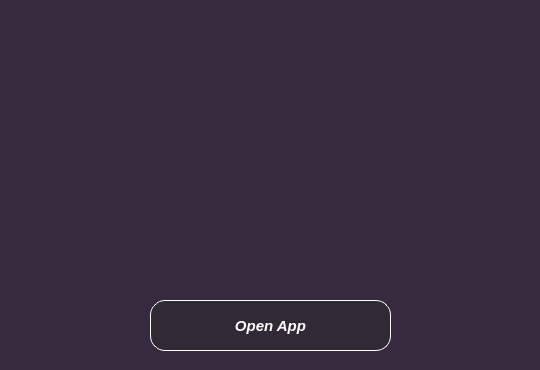
<?xml version="1.0" encoding="UTF-8"?>
<ui version="4.0">
 <class>ServerApp</class>
 <widget class="QDialog" name="ServerApp">
  <property name="geometry">
   <rect>
    <x>0</x>
    <y>0</y>
    <width>540</width>
    <height>370</height>
   </rect>
  </property>
  <property name="minimumSize">
   <size>
    <width>540</width>
    <height>370</height>
   </size>
  </property>
  <property name="maximumSize">
   <size>
    <width>540</width>
    <height>370</height>
   </size>
  </property>
  <property name="windowTitle">
   <string>Dialog</string>
  </property>
  <property name="styleSheet">
   <string notr="true">background-color: rgb(55, 42, 63);</string>
  </property>
  <widget class="QPushButton" name="pushButton">
   <property name="geometry">
    <rect>
     <x>150</x>
     <y>300</y>
     <width>241</width>
     <height>51</height>
    </rect>
   </property>
   <property name="font">
    <font>
     <pointsize>11</pointsize>
     <italic>true</italic>
     <bold>true</bold>
    </font>
   </property>
   <property name="cursor">
    <cursorShape>PointingHandCursor</cursorShape>
   </property>
   <property name="styleSheet">
    <string notr="true">QPushButton
{
	color: #ffffff;
	background-color : #312936;
	border-radius: 15px;
	border-style: solid;
	border-width: 1px;
	border-color: #ffffff;
}
QPushButton::hover
{
	color: #000000;
	background-color : #ffffff;
	border-radius: 15px;
	border-style: solid;
	border-width: 1px;
	border-color: #ffffff;
}</string>
   </property>
   <property name="text">
    <string>Open App</string>
   </property>
  </widget>
  <widget class="QLabel" name="label">
   <property name="geometry">
    <rect>
     <x>70</x>
     <y>-5</y>
     <width>400</width>
     <height>300</height>
    </rect>
   </property>
   <property name="minimumSize">
    <size>
     <width>400</width>
     <height>300</height>
    </size>
   </property>
   <property name="maximumSize">
    <size>
     <width>400</width>
     <height>300</height>
    </size>
   </property>
   <property name="text">
    <string/>
   </property>
  </widget>
 </widget>
 <resources/>
 <connections/>
</ui>
